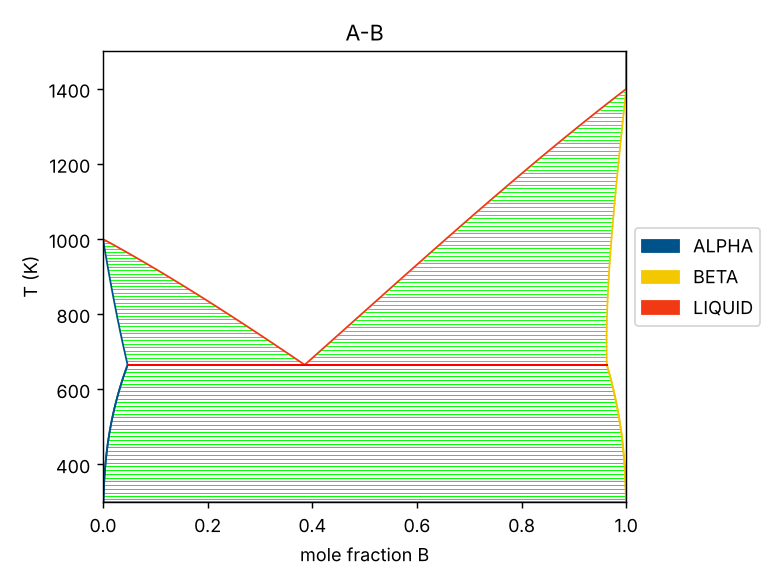

The script that saved this image:
"""Binary phase diagram of the teaching database with pycalphad."""
import matplotlib; matplotlib.use("Agg")
import matplotlib.pyplot as plt
from pycalphad import Database, binplot, variables as v

db = Database("teach.tdb")
ax = binplot(db, ["A", "B", "VA"], ["LIQUID", "ALPHA", "BETA"], {v.X("B"): (0, 1, 0.01), v.T: (300, 1500, 10), v.P: 101325, v.N: 1})
ax.set_xlabel("mole fraction B"); ax.set_ylabel("T (K)")
ax.figure.set_size_inches(6, 4.5); ax.figure.tight_layout(); ax.figure.savefig("diagram.png", dpi=130)
print("saved diagram.png")
